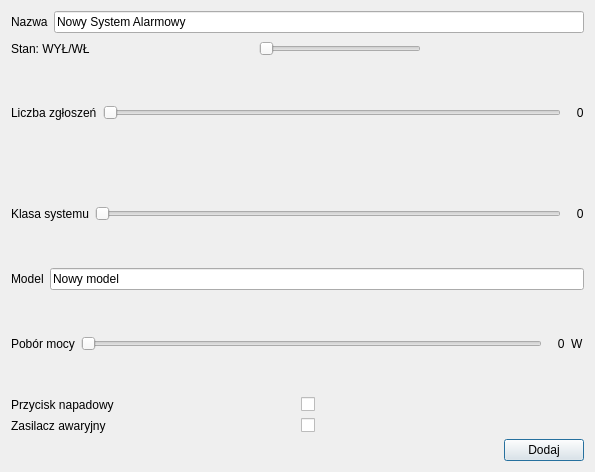
<?xml version="1.0" encoding="UTF-8"?>
<ui version="4.0">
 <class>Dodaj_alarm</class>
 <widget class="QDialog" name="Dodaj_alarm">
  <property name="geometry">
   <rect>
    <x>0</x>
    <y>0</y>
    <width>595</width>
    <height>472</height>
   </rect>
  </property>
  <property name="windowTitle">
   <string>Dodaj System Alarmowy</string>
  </property>
  <layout class="QGridLayout" name="gridLayout">
   <item row="4" column="0">
    <layout class="QHBoxLayout" name="horizontalLayout_5">
     <item>
      <widget class="QLabel" name="label_4">
       <property name="text">
        <string>Model</string>
       </property>
      </widget>
     </item>
     <item>
      <widget class="QLineEdit" name="n_nazwa_modelu">
       <property name="text">
        <string>Nowy model</string>
       </property>
      </widget>
     </item>
    </layout>
   </item>
   <item row="8" column="0">
    <layout class="QHBoxLayout" name="horizontalLayout_9">
     <item>
      <spacer name="horizontalSpacer">
       <property name="orientation">
        <enum>Qt::Horizontal</enum>
       </property>
       <property name="sizeHint" stdset="0">
        <size>
         <width>198</width>
         <height>20</height>
        </size>
       </property>
      </spacer>
     </item>
     <item>
      <widget class="QPushButton" name="pushButton">
       <property name="text">
        <string>Dodaj</string>
       </property>
      </widget>
     </item>
    </layout>
   </item>
   <item row="3" column="0">
    <layout class="QHBoxLayout" name="horizontalLayout_3">
     <item>
      <widget class="QLabel" name="label_3">
       <property name="text">
        <string>Klasa systemu</string>
       </property>
      </widget>
     </item>
     <item>
      <widget class="QSlider" name="n_klasa_systemu">
       <property name="maximum">
        <number>10</number>
       </property>
       <property name="orientation">
        <enum>Qt::Horizontal</enum>
       </property>
      </widget>
     </item>
     <item>
      <widget class="QLabel" name="label_10">
       <property name="text">
        <string>   0</string>
       </property>
      </widget>
     </item>
    </layout>
   </item>
   <item row="5" column="0">
    <layout class="QHBoxLayout" name="horizontalLayout_6">
     <item>
      <widget class="QLabel" name="label_5">
       <property name="text">
        <string>Pobór mocy</string>
       </property>
      </widget>
     </item>
     <item>
      <widget class="QSlider" name="n_pobor_mocy">
       <property name="maximum">
        <number>500</number>
       </property>
       <property name="singleStep">
        <number>10</number>
       </property>
       <property name="orientation">
        <enum>Qt::Horizontal</enum>
       </property>
      </widget>
     </item>
     <item>
      <widget class="QLabel" name="label_11">
       <property name="text">
        <string>   0</string>
       </property>
      </widget>
     </item>
     <item>
      <widget class="QLabel" name="label_12">
       <property name="text">
        <string>W</string>
       </property>
      </widget>
     </item>
    </layout>
   </item>
   <item row="2" column="0">
    <layout class="QHBoxLayout" name="horizontalLayout_10">
     <item>
      <widget class="QLabel" name="label_8">
       <property name="text">
        <string>Liczba zgłoszeń</string>
       </property>
      </widget>
     </item>
     <item>
      <widget class="QSlider" name="n_liczba_zgloszen">
       <property name="maximum">
        <number>25</number>
       </property>
       <property name="orientation">
        <enum>Qt::Horizontal</enum>
       </property>
      </widget>
     </item>
     <item>
      <widget class="QLabel" name="label_9">
       <property name="text">
        <string>   0</string>
       </property>
      </widget>
     </item>
    </layout>
   </item>
   <item row="6" column="0">
    <layout class="QHBoxLayout" name="horizontalLayout_7">
     <item>
      <widget class="QLabel" name="label_6">
       <property name="text">
        <string>Przycisk napadowy</string>
       </property>
      </widget>
     </item>
     <item>
      <widget class="QCheckBox" name="n_przycisk_napadowy">
       <property name="text">
        <string/>
       </property>
      </widget>
     </item>
    </layout>
   </item>
   <item row="0" column="0">
    <layout class="QHBoxLayout" name="horizontalLayout_4">
     <item>
      <widget class="QLabel" name="label">
       <property name="text">
        <string>Nazwa</string>
       </property>
      </widget>
     </item>
     <item>
      <widget class="QLineEdit" name="n_nazwa_systemu">
       <property name="text">
        <string>Nowy System Alarmowy</string>
       </property>
      </widget>
     </item>
    </layout>
   </item>
   <item row="1" column="0">
    <layout class="QHBoxLayout" name="horizontalLayout_2">
     <item>
      <widget class="QLabel" name="label_2">
       <property name="text">
        <string>Stan: WYŁ/WŁ</string>
       </property>
      </widget>
     </item>
     <item>
      <spacer name="horizontalSpacer_2">
       <property name="orientation">
        <enum>Qt::Horizontal</enum>
       </property>
       <property name="sizeHint" stdset="0">
        <size>
         <width>40</width>
         <height>20</height>
        </size>
       </property>
      </spacer>
     </item>
     <item>
      <widget class="QSlider" name="n_stan">
       <property name="maximum">
        <number>1</number>
       </property>
       <property name="orientation">
        <enum>Qt::Horizontal</enum>
       </property>
      </widget>
     </item>
     <item>
      <spacer name="horizontalSpacer_3">
       <property name="orientation">
        <enum>Qt::Horizontal</enum>
       </property>
       <property name="sizeHint" stdset="0">
        <size>
         <width>40</width>
         <height>20</height>
        </size>
       </property>
      </spacer>
     </item>
    </layout>
   </item>
   <item row="7" column="0">
    <layout class="QHBoxLayout" name="horizontalLayout_8">
     <item>
      <widget class="QLabel" name="label_7">
       <property name="text">
        <string>Zasilacz awaryjny</string>
       </property>
      </widget>
     </item>
     <item>
      <widget class="QCheckBox" name="n_zasilacz_awaryjny">
       <property name="text">
        <string/>
       </property>
      </widget>
     </item>
    </layout>
   </item>
  </layout>
 </widget>
 <resources/>
 <connections>
  <connection>
   <sender>n_pobor_mocy</sender>
   <signal>valueChanged(int)</signal>
   <receiver>label_11</receiver>
   <slot>setNum(int)</slot>
   <hints>
    <hint type="sourcelabel">
     <x>337</x>
     <y>173</y>
    </hint>
    <hint type="destinationlabel">
     <x>374</x>
     <y>174</y>
    </hint>
   </hints>
  </connection>
  <connection>
   <sender>n_liczba_zgloszen</sender>
   <signal>valueChanged(int)</signal>
   <receiver>label_9</receiver>
   <slot>setNum(int)</slot>
   <hints>
    <hint type="sourcelabel">
     <x>333</x>
     <y>78</y>
    </hint>
    <hint type="destinationlabel">
     <x>368</x>
     <y>86</y>
    </hint>
   </hints>
  </connection>
  <connection>
   <sender>n_klasa_systemu</sender>
   <signal>valueChanged(int)</signal>
   <receiver>label_10</receiver>
   <slot>setNum(int)</slot>
   <hints>
    <hint type="sourcelabel">
     <x>341</x>
     <y>115</y>
    </hint>
    <hint type="destinationlabel">
     <x>372</x>
     <y>119</y>
    </hint>
   </hints>
  </connection>
 </connections>
</ui>
